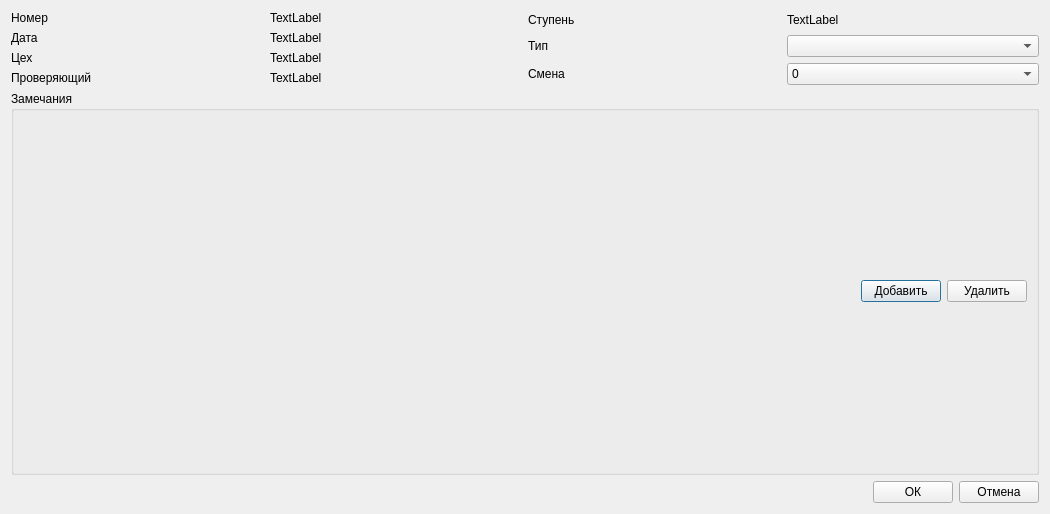
<?xml version="1.0" encoding="UTF-8"?>
<ui version="4.0">
 <class>Inspection</class>
 <widget class="QDialog" name="Inspection">
  <property name="geometry">
   <rect>
    <x>0</x>
    <y>0</y>
    <width>1050</width>
    <height>514</height>
   </rect>
  </property>
  <property name="windowTitle">
   <string>Добавить проверку</string>
  </property>
  <layout class="QVBoxLayout" name="verticalLayout_3">
   <item>
    <layout class="QHBoxLayout" name="horizontalLayout_5">
     <item>
      <layout class="QVBoxLayout" name="verticalLayout">
       <item>
        <layout class="QHBoxLayout" name="horizontalLayout_3">
         <item>
          <widget class="QLabel" name="label">
           <property name="text">
            <string>Номер</string>
           </property>
          </widget>
         </item>
         <item>
          <widget class="QLabel" name="inspection_id">
           <property name="text">
            <string>TextLabel</string>
           </property>
          </widget>
         </item>
        </layout>
       </item>
       <item>
        <layout class="QHBoxLayout" name="horizontalLayout_4">
         <item>
          <widget class="QLabel" name="label_4">
           <property name="text">
            <string>Дата</string>
           </property>
          </widget>
         </item>
         <item>
          <widget class="QLabel" name="inspection_date">
           <property name="text">
            <string>TextLabel</string>
           </property>
          </widget>
         </item>
        </layout>
       </item>
       <item>
        <layout class="QHBoxLayout" name="horizontalLayout">
         <item>
          <widget class="QLabel" name="label_2">
           <property name="text">
            <string>Цех</string>
           </property>
          </widget>
         </item>
         <item>
          <widget class="QLabel" name="department">
           <property name="text">
            <string>TextLabel</string>
           </property>
          </widget>
         </item>
        </layout>
       </item>
       <item>
        <layout class="QHBoxLayout" name="horizontalLayout_2">
         <item>
          <widget class="QLabel" name="label_3">
           <property name="text">
            <string>Проверяющий</string>
           </property>
          </widget>
         </item>
         <item>
          <widget class="QLabel" name="inspector">
           <property name="text">
            <string>TextLabel</string>
           </property>
          </widget>
         </item>
        </layout>
       </item>
      </layout>
     </item>
     <item>
      <layout class="QVBoxLayout" name="verticalLayout_2">
       <item>
        <layout class="QHBoxLayout" name="horizontalLayout_6">
         <item>
          <widget class="QLabel" name="label_9">
           <property name="text">
            <string>Ступень</string>
           </property>
          </widget>
         </item>
         <item>
          <widget class="QLabel" name="level">
           <property name="text">
            <string>TextLabel</string>
           </property>
          </widget>
         </item>
        </layout>
       </item>
       <item>
        <layout class="QHBoxLayout" name="horizontalLayout_7">
         <item>
          <widget class="QLabel" name="label_10">
           <property name="text">
            <string>Тип</string>
           </property>
          </widget>
         </item>
         <item>
          <widget class="QComboBox" name="inspection_type"/>
         </item>
        </layout>
       </item>
       <item>
        <layout class="QHBoxLayout" name="horizontalLayout_8">
         <item>
          <widget class="QLabel" name="label_11">
           <property name="text">
            <string>Смена</string>
           </property>
          </widget>
         </item>
         <item>
          <widget class="QComboBox" name="shift">
           <item>
            <property name="text">
             <string>0</string>
            </property>
           </item>
           <item>
            <property name="text">
             <string>1</string>
            </property>
           </item>
           <item>
            <property name="text">
             <string>2</string>
            </property>
           </item>
           <item>
            <property name="text">
             <string>3</string>
            </property>
           </item>
           <item>
            <property name="text">
             <string>4</string>
            </property>
           </item>
           <item>
            <property name="text">
             <string>5</string>
            </property>
           </item>
           <item>
            <property name="text">
             <string>6</string>
            </property>
           </item>
          </widget>
         </item>
        </layout>
       </item>
      </layout>
     </item>
    </layout>
   </item>
   <item>
    <widget class="QGroupBox" name="groupBox">
     <property name="sizePolicy">
      <sizepolicy hsizetype="Expanding" vsizetype="Expanding">
       <horstretch>0</horstretch>
       <verstretch>0</verstretch>
      </sizepolicy>
     </property>
     <property name="title">
      <string>Замечания</string>
     </property>
     <layout class="QVBoxLayout" name="verticalLayout_4">
      <item>
       <layout class="QVBoxLayout" name="issues_layout">
        <item>
         <layout class="QHBoxLayout" name="horizontalLayout_10">
          <item>
           <spacer name="horizontalSpacer">
            <property name="orientation">
             <enum>Qt::Horizontal</enum>
            </property>
            <property name="sizeHint" stdset="0">
             <size>
              <width>40</width>
              <height>20</height>
             </size>
            </property>
           </spacer>
          </item>
          <item>
           <widget class="QPushButton" name="add_issue_button">
            <property name="text">
             <string>Добавить</string>
            </property>
           </widget>
          </item>
          <item>
           <widget class="QPushButton" name="remove_issue_button">
            <property name="text">
             <string>Удалить</string>
            </property>
           </widget>
          </item>
         </layout>
        </item>
       </layout>
      </item>
     </layout>
    </widget>
   </item>
   <item>
    <layout class="QHBoxLayout" name="horizontalLayout_11">
     <item>
      <spacer name="horizontalSpacer_2">
       <property name="orientation">
        <enum>Qt::Horizontal</enum>
       </property>
       <property name="sizeHint" stdset="0">
        <size>
         <width>40</width>
         <height>20</height>
        </size>
       </property>
      </spacer>
     </item>
     <item>
      <widget class="QPushButton" name="ok">
       <property name="text">
        <string>ОК</string>
       </property>
      </widget>
     </item>
     <item>
      <widget class="QPushButton" name="cancel">
       <property name="text">
        <string>Отмена</string>
       </property>
      </widget>
     </item>
    </layout>
   </item>
  </layout>
 </widget>
 <resources/>
 <connections/>
</ui>
